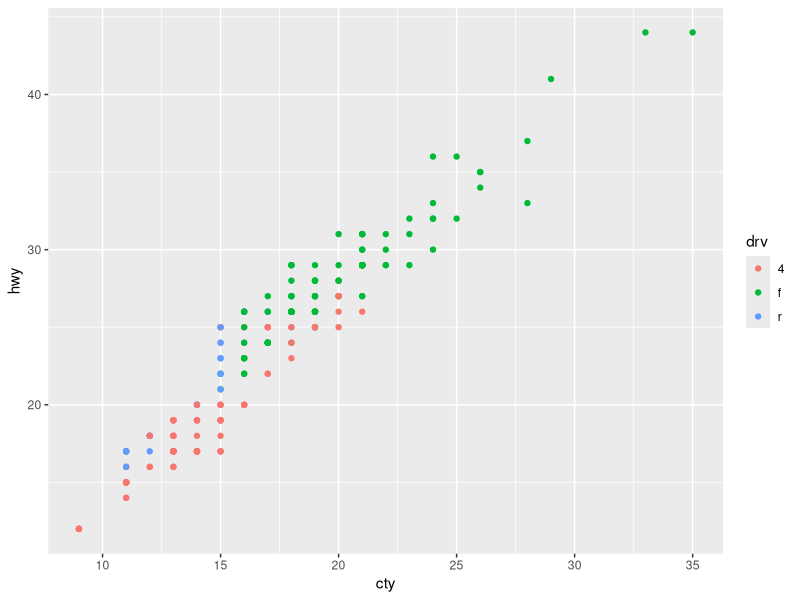
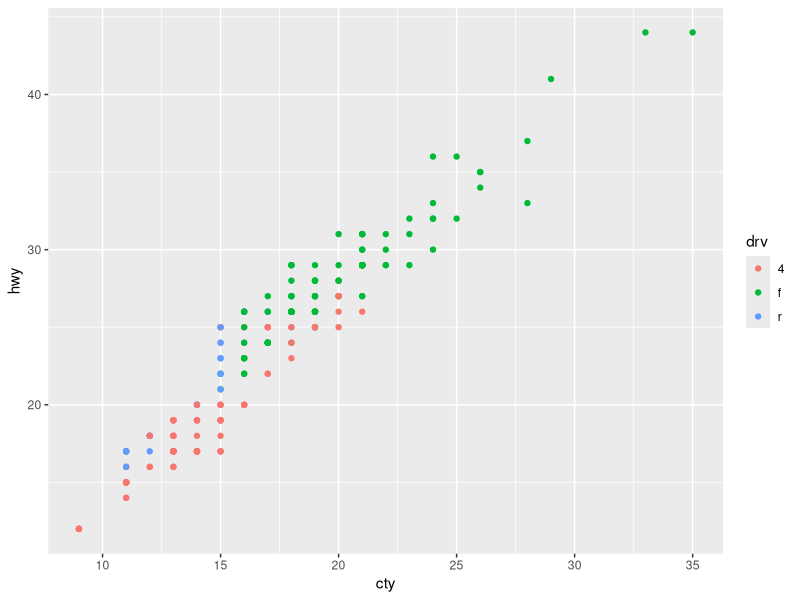
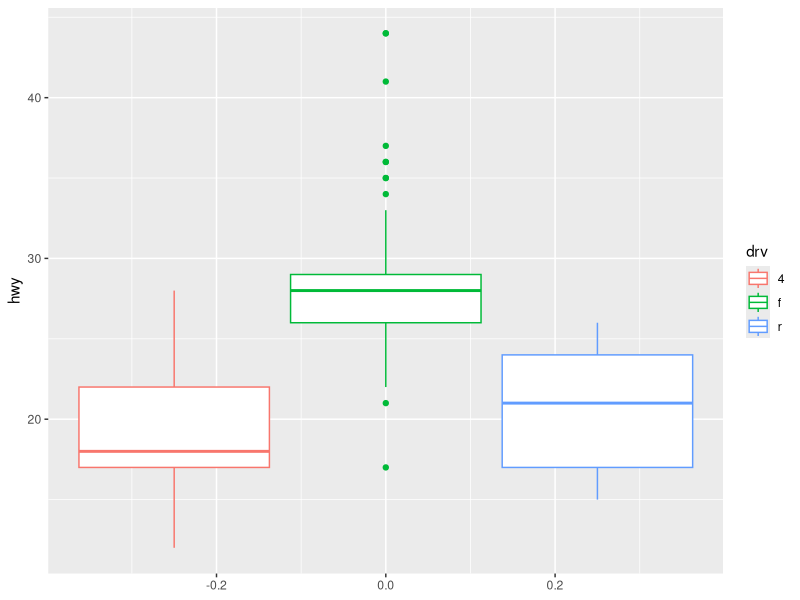
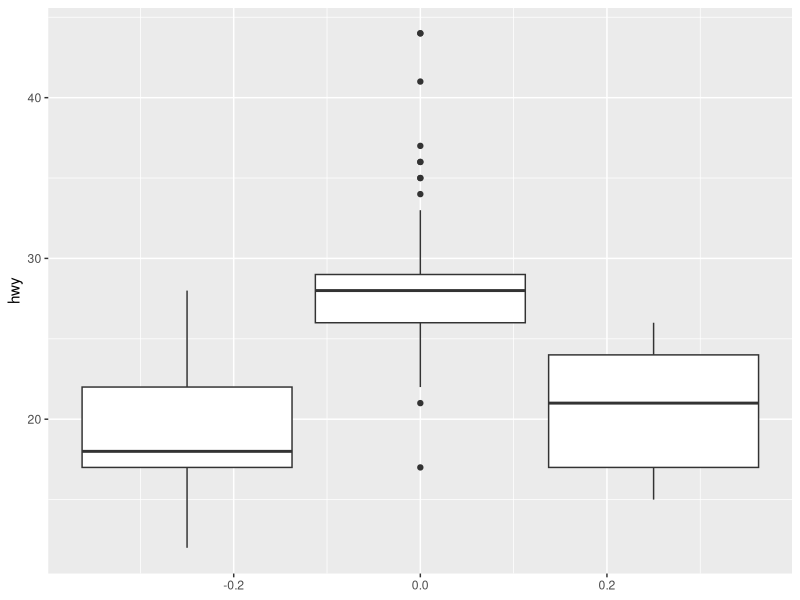
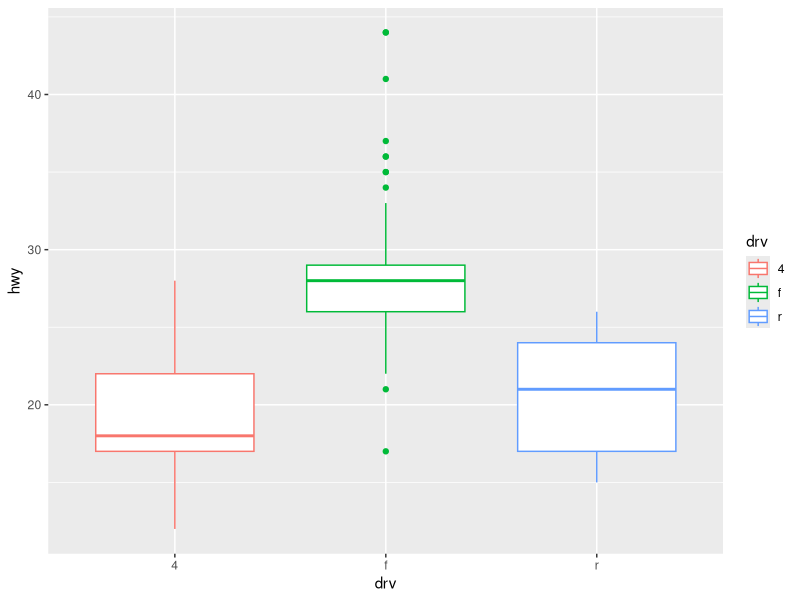
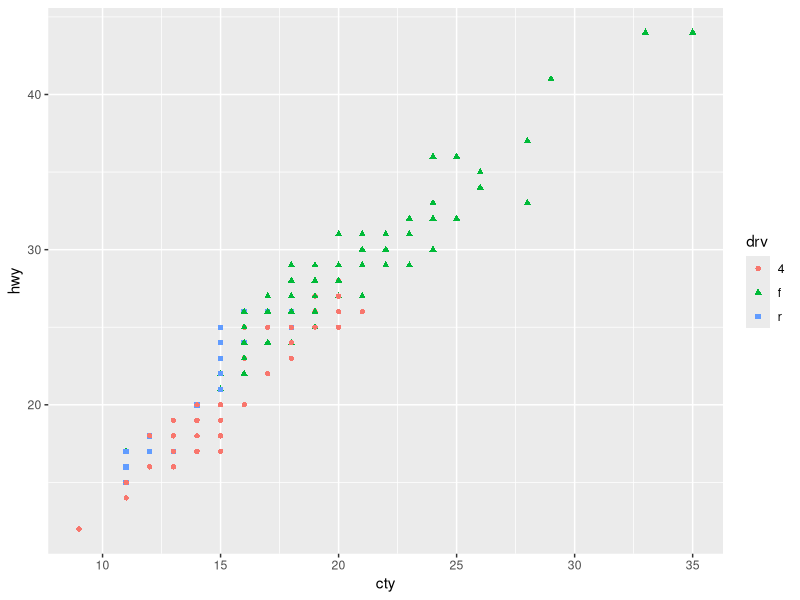
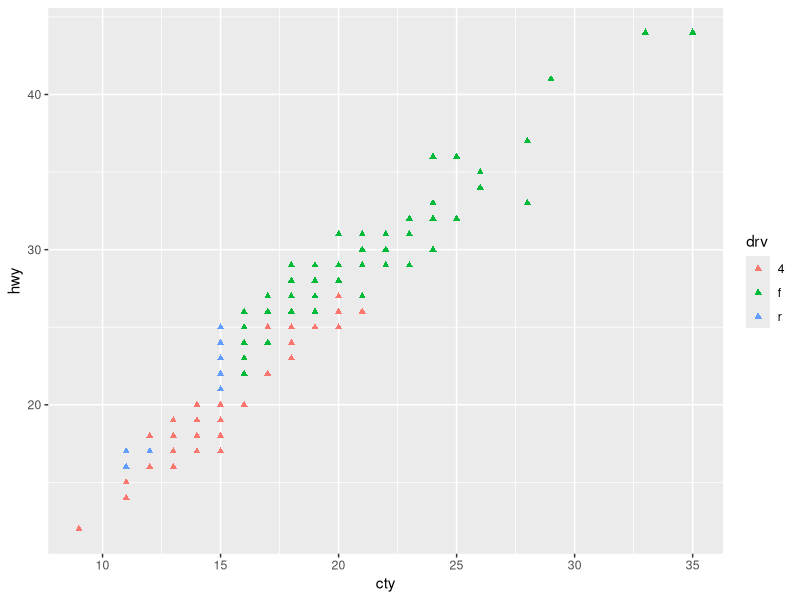
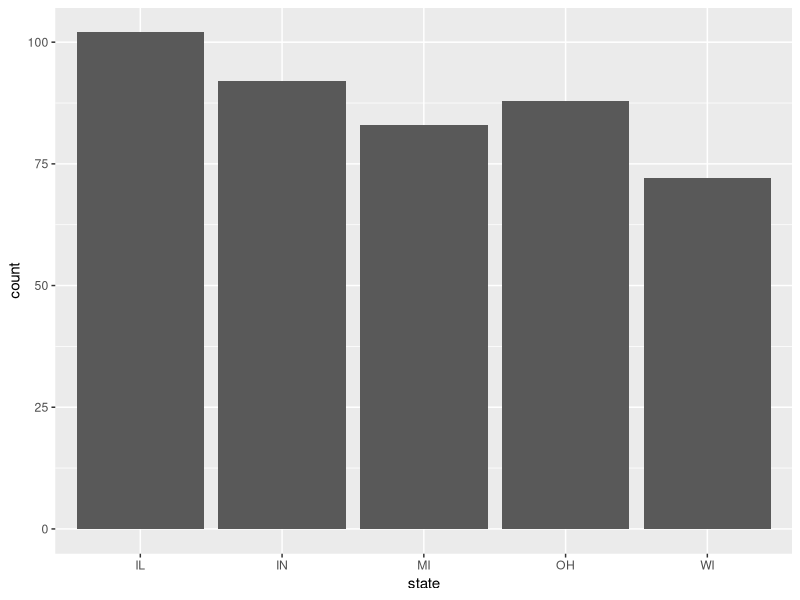

R code for these plots, in order:
## ---- chunk 1
knitr::opts_chunk$set(echo = TRUE)
library(tidyverse)
## ---- chunk 2
ggplot(data = mpg) + 
  geom_point(mapping = aes(x = cty, y = hwy, color = drv))
## ---- chunk 3
ggplot(data = mpg, mapping = aes(x = cty, y = hwy, color = drv)) + 
  geom_point()
## ---- chunk 4
ggplot(data = mpg, mapping = aes(y = hwy, color = drv)) + 
  geom_boxplot()
## ---- chunk 5
ggplot(data = mpg, mapping = aes(y = hwy, group = drv)) + 
  geom_boxplot()
## ---- chunk 6
ggplot(data = mpg, mapping = aes(y = hwy, x = drv, color = drv)) + 
  geom_boxplot()

## ---- chunk 7
ggplot(data = mpg) + 
  geom_point(mapping = aes(x = cty, y = hwy, color = drv, shape = drv))
## ---- chunk 8
ggplot(data = mpg) + 
  geom_point(mapping = aes(x = cty, y = hwy, color = drv), shape = "triangle")
## ---- chunk 9
# inmetro is an integer that equals 0 or 1; plots will look better if it's
# logical
midwest <- mutate(midwest, inmetro = as.logical(inmetro))
## ---- chunk 10
midwest %>%
  ggplot(aes(state)) +
  geom_bar()
## ---- chunk 11
midwest %>%
  ggplot(aes(perchsd)) +
  geom_histogram()  
## ---- chunk 12
midwest %>%
  ggplot(aes(perchsd)) +
  geom_freqpoly()
## ---- chunk 13
midwest %>%
  ggplot(aes(perchsd)) +
  geom_boxplot()
## ---- chunk 14
midwest %>%
  ggplot(aes(perchsd, percadultpoverty)) +
  geom_point()
## ---- chunk 15
midwest %>%
  ggplot(aes(perchsd, percadultpoverty)) +
  geom_smooth(se = FALSE)
## ---- chunk 16
midwest %>%
  ggplot(aes(perchsd, percadultpoverty)) +
  geom_point() + 
  geom_smooth(se = FALSE)
## ---- chunk 17
midwest %>%
  ggplot(aes(perchsd, percadultpoverty)) +
  geom_point() + 
  geom_smooth(se = TRUE)
## ---- chunk 18
midwest %>%
  ggplot(aes(perchsd, percadultpoverty)) +
  geom_point() +
  geom_smooth(method = "lm")
## ---- chunk 19
midwest %>%
  ggplot(aes(state, percollege)) +
  geom_boxplot()
## ---- chunk 20
midwest2 <- midwest %>%
  group_by(state) %>%
  summarize(num_counties = n())
midwest2 %>%
  ggplot(aes(state, num_counties)) +
  geom_col()
## ---- chunk 21
midwest %>%
  ggplot(aes(percollege, color = state)) + 
  geom_histogram()
## ---- chunk 22
midwest %>%
  ggplot(aes(percollege, color = state)) +
  geom_freqpoly()
## ---- chunk 23
midwest %>%
  mutate(inmetro = as.logical(inmetro)) %>%
  ggplot(aes(inmetro, percollege)) +
  geom_boxplot()
## ---- chunk 24
midwest %>%
  mutate(inmetro = as.logical(inmetro)) %>%
  ggplot(aes(percollege, color = inmetro)) +
  geom_freqpoly()
## ---- chunk 25
midwest %>%
  ggplot(aes(state, inmetro)) +
  geom_count()
## ---- chunk 26
(tbl <- tibble(x = 2^(-3:3), y = log(x)))
## ---- chunk 27
geom_point
## ---- chunk 28
stat_identity
## ---- chunk 29
ggplot(tbl, aes(x, y)) +
  geom_point()
## ---- chunk 30
ggplot(tbl, aes(x, y)) +
  stat_identity()
## ---- chunk 31
(midwest2 <- midwest %>%
  group_by(state) %>%
  summarize(count = n(), prop = n() / n()) %>%
  ungroup())
## ---- chunk 32
ggplot(midwest, aes(state)) +
  geom_bar()
## ---- chunk 33
ggplot(midwest, aes(state, after_stat(count))) +
  geom_bar()
## ---- chunk 34
ggplot(midwest, aes(state, after_stat(prop), group = 1)) +
  geom_bar()
## ---- chunk 35
midwest %>%
  ggplot(aes(perchsd, percadultpoverty)) +
  geom_point() +
  geom_smooth(span = 0.1)
## ---- chunk 36
midwest %>%
  ggplot(aes(perchsd, percadultpoverty)) +
  geom_point() +
  geom_smooth(level = 0.5)
